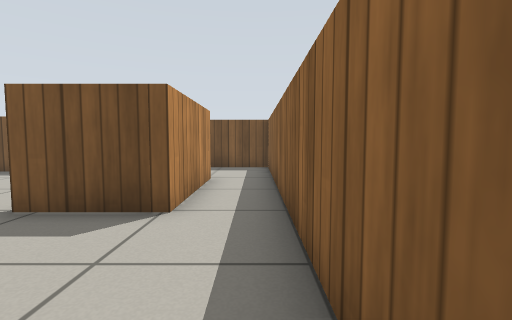
View 1 (above)

19 first-person views from a walk through a Gazebo world. The camera is 0.57 m above the floor, tilts 4° down and sees 85° across. The floor is counted in squares, 0.5 m on a side. Each view is taken from the middle of a square. On the plan, view 1 faces up. The plan holds only what a view shows up to about 12 squares ahead; the rest is blank. Gazebo's built-in surfaces are drawn with simple patterns.

View 2
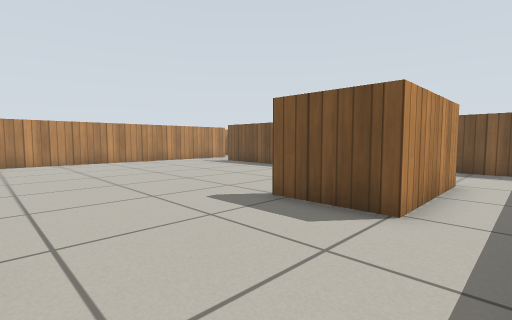

View 3
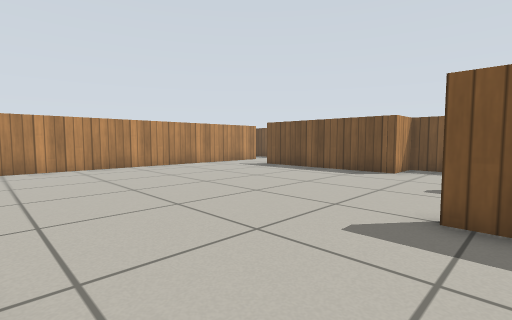

View 4
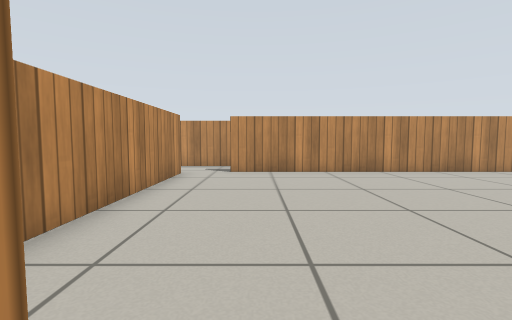

View 5
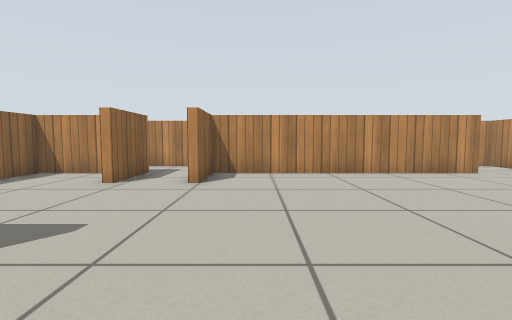

View 6
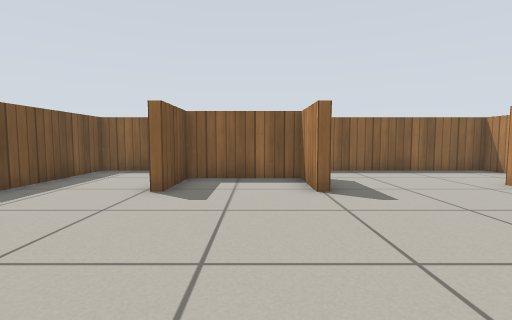

View 7
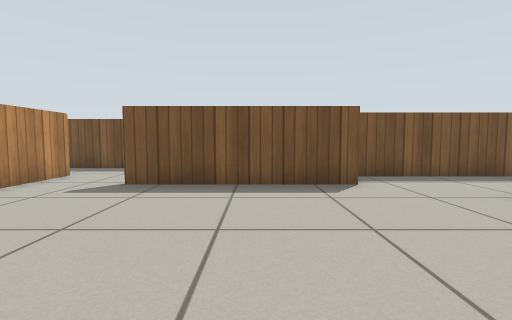

View 8
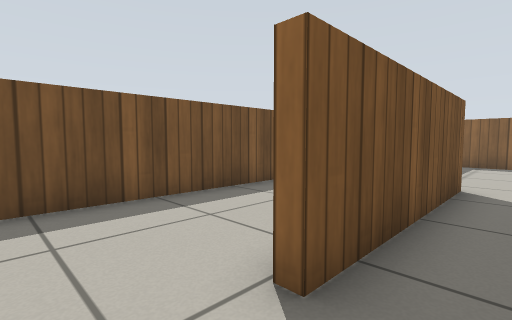

View 9
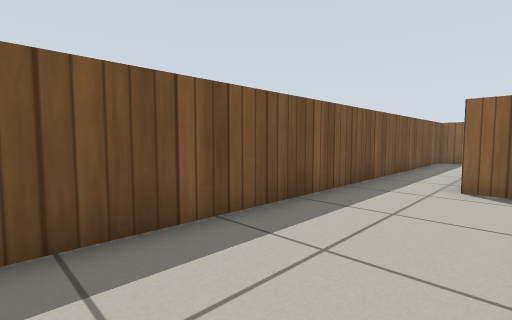

View 10
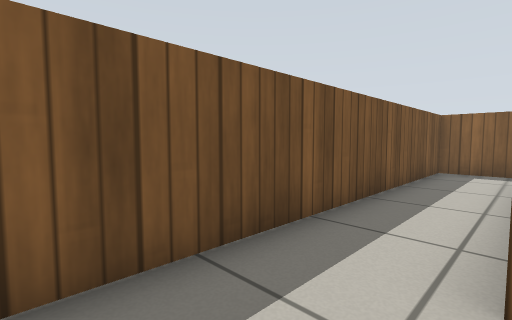

View 11
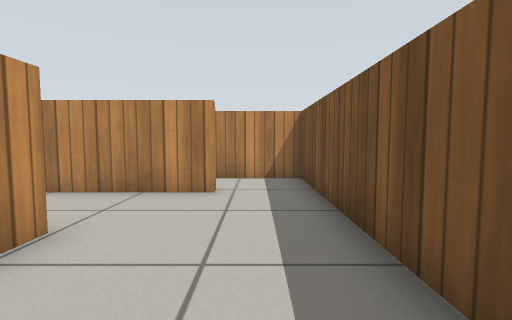

View 12
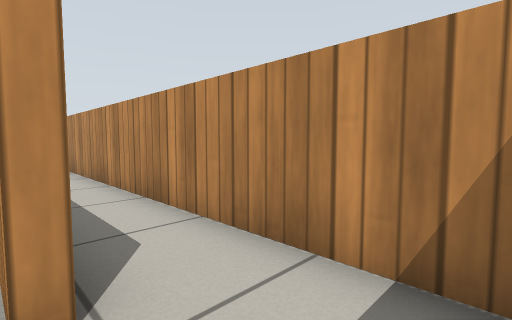

View 13
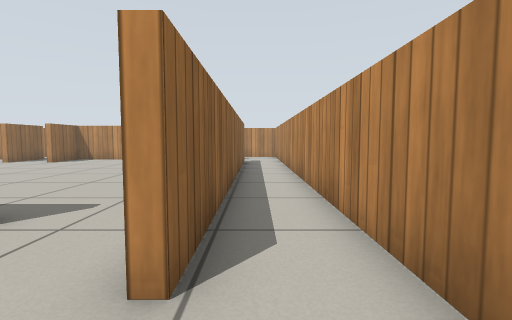

View 14
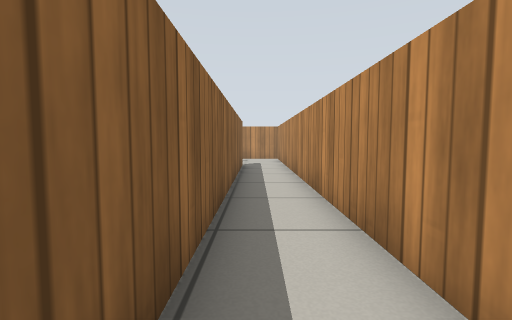

View 15
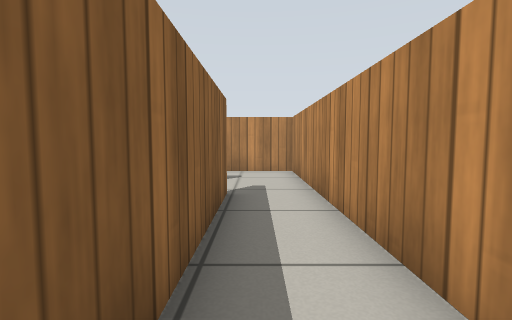

View 16
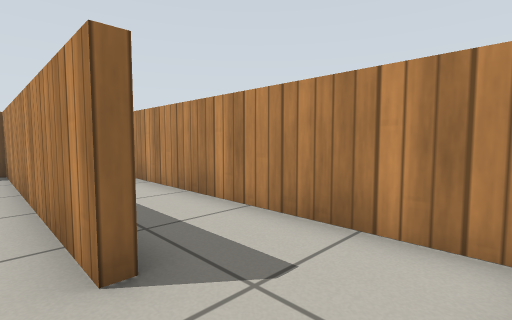

View 17
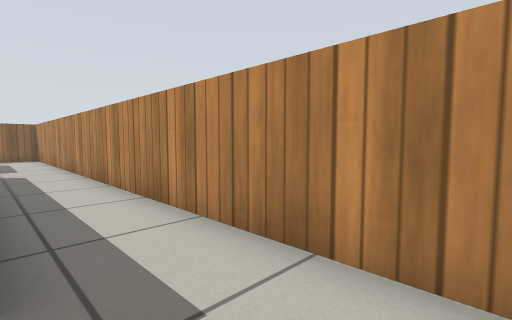

View 18
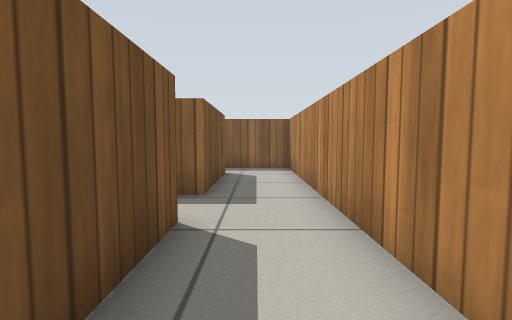

View 19
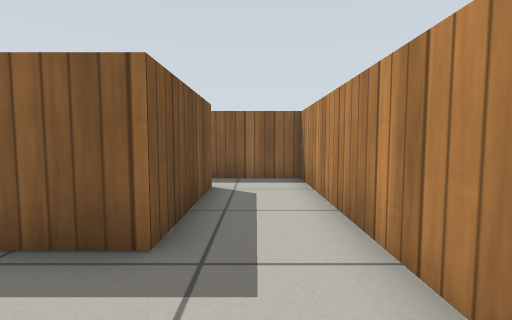

### Floor plan
Ten units are one square. View 1 is at (0, 0); x grows to the right and y downward. Boxes are objects, and circles mark ways between rooms. Rooms are numbered by the first view taken in them; rooms with no view inside come last. Other rooms are left out.
<svg viewBox="-179 -148 208 207">
<path fill="none" stroke="#000" d="M-51 29 -79 29M-154 9 -154 -121M-17 26 5 26 5 -118 -64 -118 -64 -101 -124 -101M-14 -84 -14 -44 -39 -44 -39 -46 -17 -46 -17 -80 -39 -80M-147 30 -147 26 -55 26 -55 4M-151 -94 -151 10M9 29 -32 29 -32 4M-154 -143 -174 -143 -174 54 24 54 24 26M-67 -112 -67 -122M-124 -104 -116 -104M-154 -121 -151 -121 -151 -94M24 -124 24 -143 -154 -143"/>
<circle cx="-135" cy="-100" r="3" fill="#2a7"/>
<circle cx="-150" cy="-135" r="3" fill="#2a7"/>
<circle cx="20" cy="-130" r="3" fill="#2a7"/>
<text x="-80" y="-30">1</text>
<text x="-80" y="-130">2</text>
</svg>
Room 1 opens to room 2.

Where each view was taken, in squares from view 1:
view 1: 0 up, 0 right, facing up
view 2: 0 up, 0 right, facing up-left
view 3: 0 up, 3 left, facing up-left
view 4: 0 up, 5 left, facing left
view 5: 7 up, 7 left, facing down
view 6: 6 up, 10 left, facing right
view 7: 3 up, 9 left, facing up
view 8: 9 up, 14 left, facing up-right
view 9: 11 up, 14 left, facing up-right
view 10: 12 up, 9 left, facing up-right
view 11: 13 up, 9 left, facing left
view 12: 14 up, 15 left, facing down-left
view 13: 14 up, 16 left, facing down
view 14: 12 up, 16 left, facing down
view 15: 5 up, 16 left, facing down
view 16: 2 down, 17 left, facing down-right
view 17: 3 down, 17 left, facing down-right
view 18: 4 down, 9 left, facing right
view 19: 4 down, 6 left, facing right
